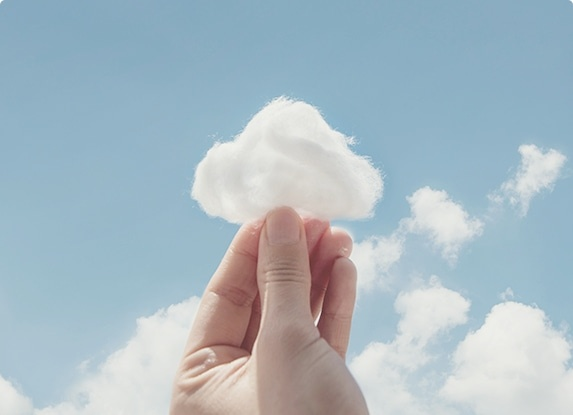
#> input picture short-form/lemouton/assets/cloud.jpg, 573 x 415 px
$ python -i render.py   (imports and definitions only)
#> lines starting #> are read from the running program, lines starting #| are printed output that depends on the picture
### short-form/templates/sf_common.py
# -*- coding: utf-8 -*-
"""CTCH 범용 숏폼 렌더 공용 모듈 — 폰트·이징·타이포·그라데이션·TTS(edge-tts)·합성 BGM·ffmpeg 인코딩.

템플릿 렌더 스크립트(photo_promo/render.py, veo_promo/render.py)가 import 한다.
입력은 SF_JOB(job.json) 하나로 받는다:
  { "script": {brand,title,scenes[],cta{},voice}, "assets": [로컬 이미지 경로...], "clips": {shot: 로컬 mp4}, "options": {...} }
출력 위치: SF_OUT(mp4), SF_WORK/poster.jpg, SF_WORK/stills_sheet.jpg
"""
import os, sys, json, math, wave, glob, subprocess, shutil
import numpy as np
from PIL import Image, ImageDraw, ImageFont, ImageFilter, ImageEnhance

sys.stdout.reconfigure(encoding="utf-8")

W, H, FPS = 1080, 1920, 30
SR = 44100
HERE = os.path.dirname(os.path.abspath(__file__))
WORK = os.environ.get("SF_WORK", os.path.join(HERE, "_work"))
OUT = os.environ.get("SF_OUT", os.path.join(WORK, "out.mp4"))
FRAMES = os.environ.get("SF_FRAMES", os.path.join(WORK, "frames"))
FFMPEG = os.environ.get("SF_FFMPEG", "ffmpeg")
FFPROBE = os.environ.get("SF_FFPROBE", "ffprobe")
os.makedirs(WORK, exist_ok=True)

# ---------------------------------------------------------------- job
# [11 lines left out: function load_job, not called in this run]

# ---------------------------------------------------------------- fonts
def _first(*cands):
    for c in cands:
        if c and os.path.exists(c):
            return c
    return None

UF = os.path.join(os.environ.get("LOCALAPPDATA", ""), "Microsoft", "Windows", "Fonts")
SYS = r"C:\Windows\Fonts"
F_BLACK = _first(os.path.join(UF, "Pretendard-Black.otf"), os.path.join(SYS, "malgunbd.ttf"))
F_XB = _first(os.path.join(UF, "Pretendard-ExtraBold.otf"), os.path.join(SYS, "malgunbd.ttf"))
F_BOLD = _first(os.path.join(UF, "Pretendard-Bold.otf"), os.path.join(SYS, "malgunbd.ttf"))
F_MED = _first(os.path.join(UF, "Pretendard-Medium.otf"), os.path.join(SYS, "malgun.ttf"))
F_NUM = _first(os.path.join(UF, "GmarketSansTTFBold.ttf"), F_BLACK)
if not F_BOLD:
    raise SystemExit("한글 폰트를 찾지 못했습니다 (Pretendard 또는 맑은 고딕).")

_fc = {}
# [5 lines left out: function font, not called in this run]

# ---------------------------------------------------------------- easing
def clamp(x, a=0.0, b=1.0): return max(a, min(b, x))
def ease_out(t): t = clamp(t); return 1 - (1 - t) ** 3
def ease_in_out(t): t = clamp(t); return t * t * (3 - 2 * t)
def ease_back(t):
    t = clamp(t); c1, c3 = 1.70158, 2.70158
    return 1 + c3 * (t - 1) ** 3 + c1 * (t - 1) ** 2
def lerp(a, b, t): return a + (b - a) * t

# ---------------------------------------------------------------- colors
WHITE = (255, 255, 255); INK = (24, 22, 20); SOFT = (232, 226, 218); MUTED = (170, 160, 150)
ACCENT = (235, 104, 52); ACCENT2 = (242, 184, 52); CREAM = (246, 242, 235)

# [6 lines left out: function hex_rgb, not called in this run]

# ---------------------------------------------------------------- image helpers
_mask = {}
# [7 lines left out: function rounded_mask, not called in this run]

_shadow = {}
# [16 lines left out: functions shadow, cover, not called in this run]

_grad = {}
# [141 lines left out: functions gradient, vignette, wrap, fit_font, fade_text, headline and 5 more, not called in this run]

def chevron(d, cx, cy, w_, h_, fill=ACCENT, width=12):
    d.line([(cx - w_ / 2, cy - h_ / 2), (cx, cy + h_ / 2), (cx + w_ / 2, cy - h_ / 2)], fill=fill, width=width, joint="curve")

# [55 lines left out: functions brand_mark, end_card, tts, not called in this run]

def probe_duration(path):
    out = subprocess.check_output([FFPROBE, "-v", "error", "-show_entries", "format=duration", "-of", "csv=p=0", path])
    return float(out.decode().strip() or 0)

# [129 lines left out: functions load_wav, synth_audio, build_timeline, encode, save_stills, not called in this run]

### short-form/templates/photo_promo/render.py
# -*- coding: utf-8 -*-
"""photo_promo — 제품 사진 N장 + AI 스크립트(장면 카피·내레이션) → 1080x1920 30fps 모션그래픽 숏폼.
영상 생성 API 없음. 입력은 SF_JOB(job.json): script, assets(로컬 이미지 경로 목록).
장면 레이아웃은 role 에 따라 자동: hook=풀블리드 어둡게+큰 카피, benefit=카드+상단 카피(좌우 교대), proof=풀블리드+태그, offer=밝은 배경+뱃지.
"""
import os, sys, math, random
from PIL import Image, ImageDraw, ImageFilter, ImageEnhance
sys.path.insert(0, os.path.dirname(os.path.dirname(os.path.abspath(__file__))))
from sf_common import *  # noqa

# [1 line not run here, left out]
# [1 line that did not run here, left out]
# [1 line that did not run here, left out]
# [1 line that did not run here, left out]
# [2 lines not run here, left out]

# ---------------------------------------------------------------- assets
_src = {}
# [8 lines left out: function src, not called in this run]

_bg = {}
# [23 lines left out: functions blurred_bg, kenburns, card, not called in this run]

# ---------------------------------------------------------------- scenes
# [1 line that did not run here, left out]
# [1 line that did not run here, left out]
# [1 line that did not run here, left out]
# [1 line not run here, left out]

# 장면→사진 배정: 순서대로 순환하되 hook 은 0번, 같은 사진 연속 회피
assign = {}
used = 0
# [2 lines not run here, left out]

# [62 lines left out: function draw_scene, not called in this run]

def frame(i):
    t = i / FPS
    c = Image.new("RGBA", (W, H), INK + (255,))
    d = ImageDraw.Draw(c, "RGBA")
    for k, (sid, s0, s1) in enumerate(timeline):
        if s0 <= t < s1 or (k == len(timeline) - 1 and t >= s0):
            if sid == "cta_end":
                end_card(c, d, t - s0, s1 - s0, script, bg_img=src(len(scenes)))
            else:
                draw_scene(k, scenes[k], t - s0, s1 - s0, c, d)
            # 장면 시작 크로스페이드 (0.35s)
            X = 0.35
            if k > 0 and t - s0 < X:
                prev_id, p0, p1 = timeline[k - 1]
                old = Image.new("RGBA", (W, H), INK + (255,))
                od = ImageDraw.Draw(old, "RGBA")
                if prev_id == "cta_end":
                    end_card(old, od, p1 - p0 - 0.001, p1 - p0, script)
                else:
                    draw_scene(k - 1, scenes[k - 1], p1 - p0 - 0.001, p1 - p0, old, od)
                c = Image.blend(old, c, ease_out((t - s0) / X))
            break
    return c.convert("RGB")

# [5 lines left out: function main, not called in this run]

# [2 lines not run here, left out]

>>> import cv2
>>> picture = cv2.imread('../../lemouton/assets/cloud.jpg', cv2.IMREAD_GRAYSCALE)
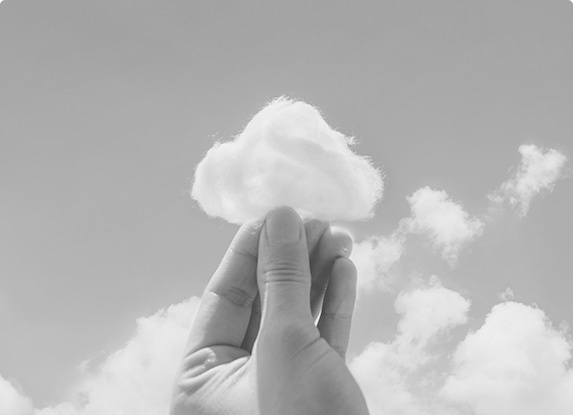
#> picture: shape (415, 573); min 49, max 255, mean 181.6
#> (the run stopped early here; a loop or call above may not have finished)

$ run again, on short-form/lemouton/assets/florist.jpg
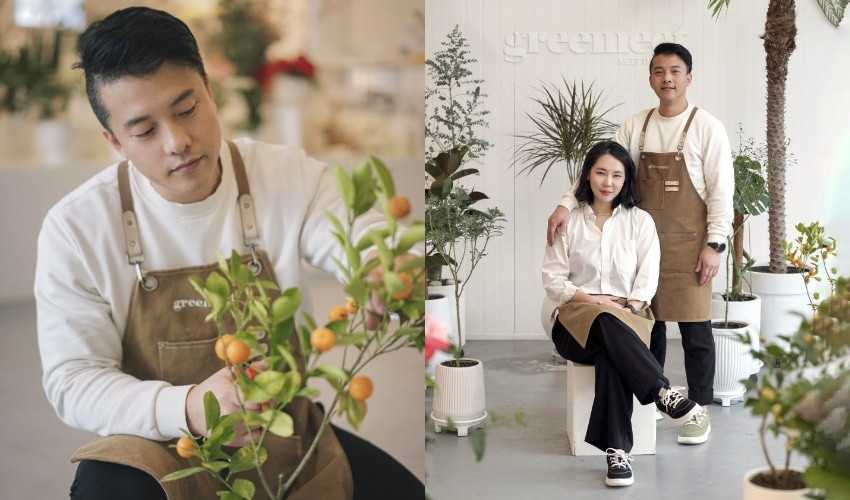
#> input picture short-form/lemouton/assets/florist.jpg, 850 x 500 px
#> `picture = cv2.imread('../../lemouton/assets/cloud.jpg', cv2.IMREAD_GRA..`:
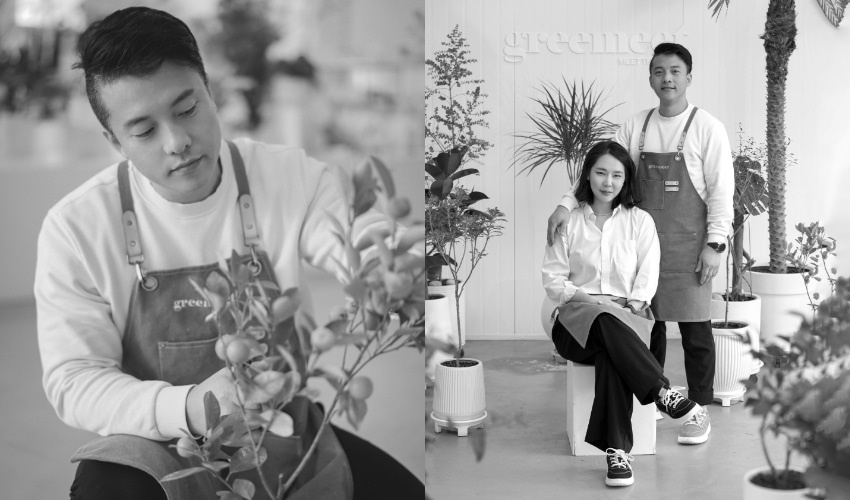
#> picture: shape (500, 850); min 0, max 255, mean 154.6

$ run again, on short-form/lemouton/assets/fold.jpg
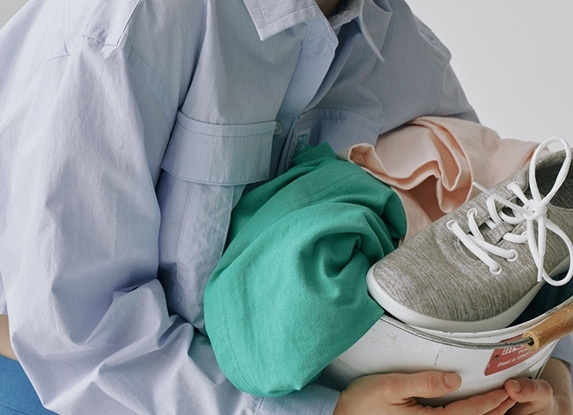
#> input picture short-form/lemouton/assets/fold.jpg, 573 x 415 px
#> `picture = cv2.imread('../../lemouton/assets/cloud.jpg', cv2.IMREAD_GRA..`:
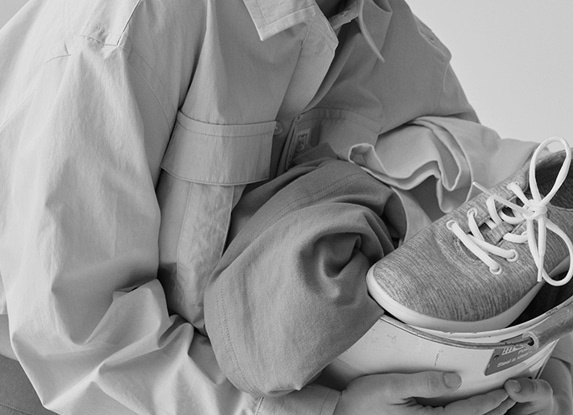
#> picture: shape (415, 573); min 0, max 251, mean 144.6
